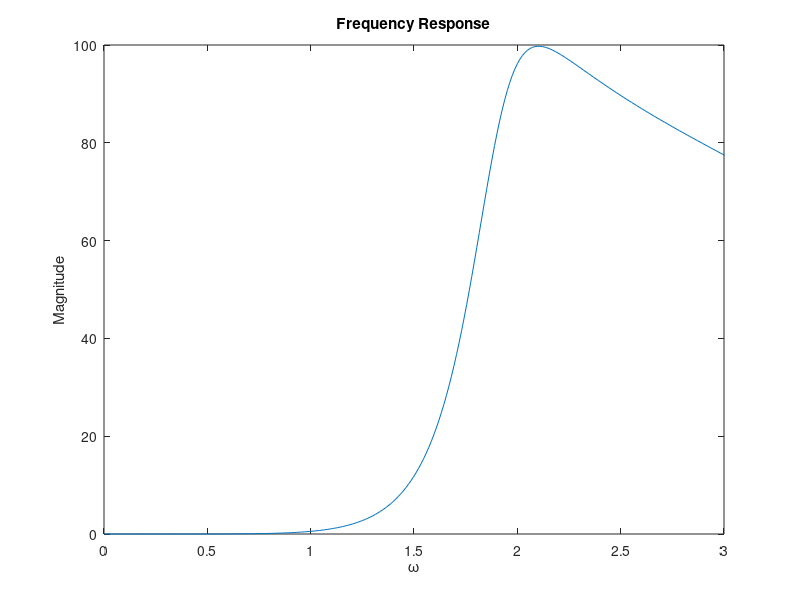

Here is the MATLAB script that generated this plot:
clc; 
clear all; 
close all; 
%Poles 
p1 = -0.25 + 0.74*i; 
p2 = conj(p1); 
p3 = -0.18 + 0.4*i; 
p4 = conj(p3); 
p5 = -0.16 + 0.13*i; 
p6 = conj(p5); 
%Zeros 
z1 = 1; 
num1 = conv([1, -z1], [1, -z1]); 
num2 = conv(num1, [1, -z1]); 
num3 = conv(num2, [1, -z1]); 
num4 = conv(num3, [1, -z1]); 
num = conv(num4, [1, -z1]); 
den1 = conv([1, -p1], [1, -p2]); 
den2 = conv(den1, [1, -p3]); 
den3 = conv(den2, [1, -p4]); 
den4 = conv(den2, [1, -p5]); 
den = conv(den2, [1, -p6]);
[h,w] = freqz(num, den); 
plot(w, abs(h)); 
title('Frequency Response'); 
xlabel('\omega'); 
ylabel('Magnitude'); 
xlim([0 3]);

%% ii
%Poles 
p1 = 0.86*exp(deg2rad(22.66)*i); 
p2 = 0.86*exp(-deg2rad(22.66)*i); 
p3 = 0.67*exp(deg2rad(10.48)*i); 
p4 = 0.67*exp(-deg2rad(10.48)*i); 
%Zeros 
z1 = exp(deg2rad(76.35)*i); 
z2 = exp(-deg2rad(76.35)*i); 
z3 = exp(deg2rad(124.45)*i); 
z4 = exp(-deg2rad(124.45)*i);

%% iii

%Poles 
p1 = 0.16 + 0.96*i; 
p2 = conj(p1); 
p3 = 0.35 + 0.81*i; 
p4 = conj(p3); 
p5 = 0.57 + 0.8*i; 
p6 = conj(p5); 
%Zeros 
z1 = 1; 
z2 = -1; 
z3 = 0.08 + 0.99*i; 
z4 = conj(z3); 
z5 = 0.64 + 0.77*i; 
z6 = conj(z5);

%% iv

%Poles 
p1 = 0.98*exp(deg2rad(35)*i); 
p2 = 0.98*exp(-deg2rad(35)*i); 
%Zeros 
z1 = exp(deg2rad(35)*i); 
z2 = exp(-deg2rad(35)*i); 